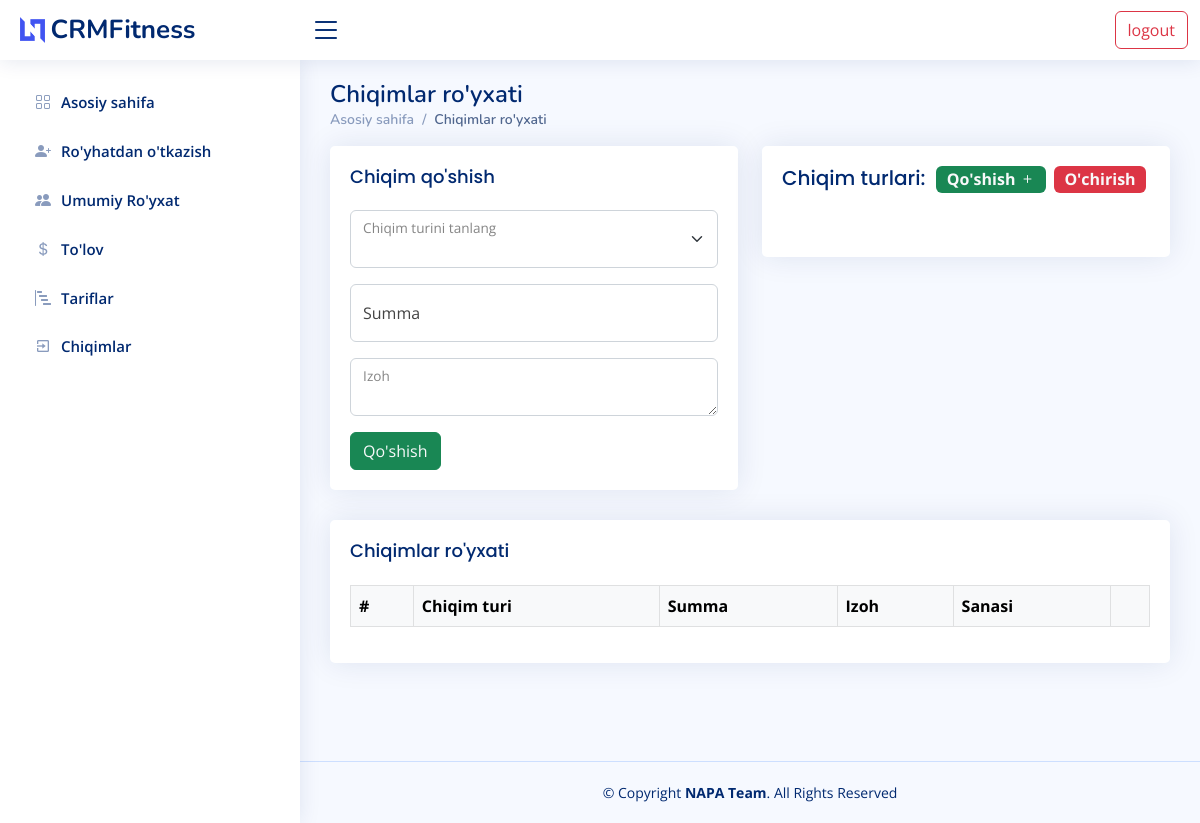
/expense (signed in), run on an earlier commit of the app's database.
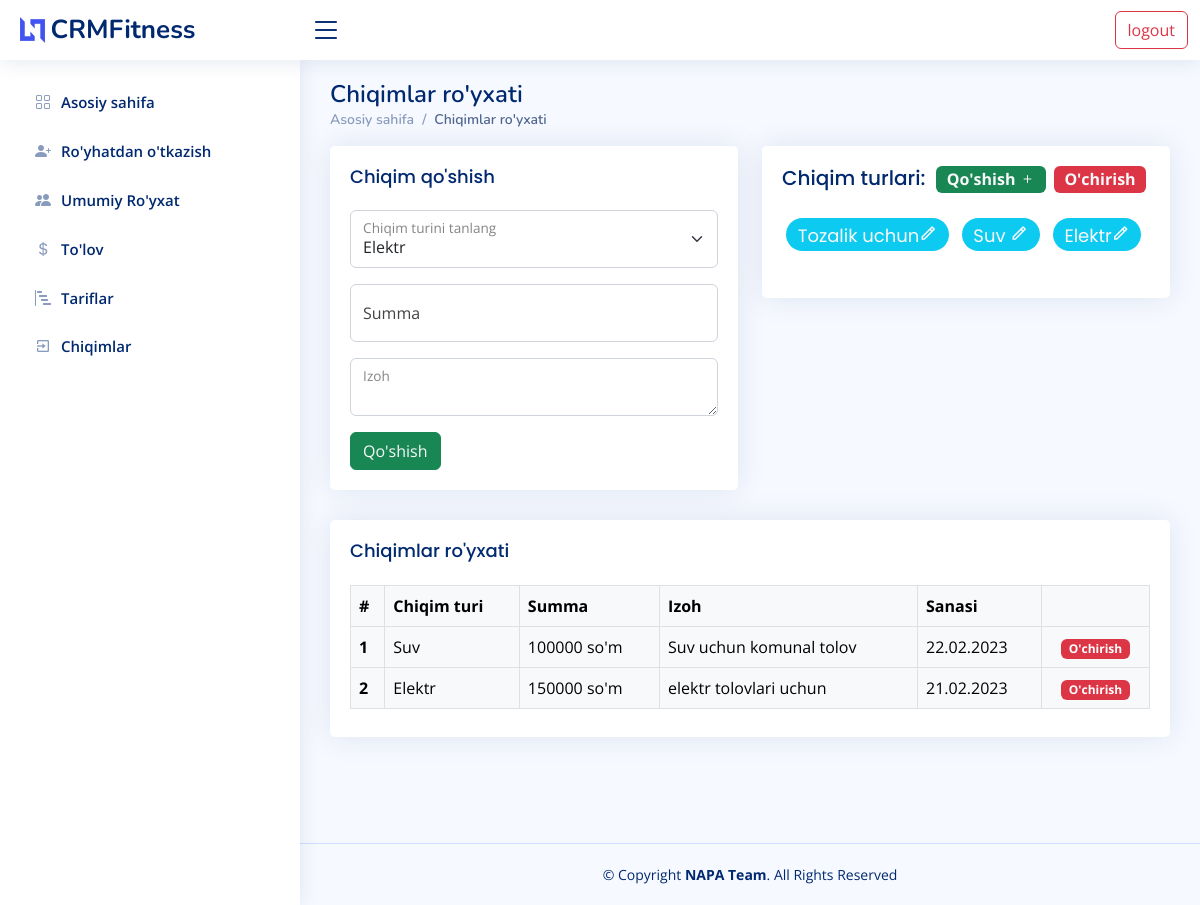
And on a later commit of the database.
### main/models.py (models this page shows, shortened)
class ExpenseCategory(models.Model):
    title = models.CharField(max_length=255)
    created = models.DateField("Qo'shilgan sana", auto_now_add=True)
    def __str__(self):
        return str(self.title)

class Expense(models.Model):
    category = models.ForeignKey(ExpenseCategory, on_delete=models.SET_NULL , related_name='expense_category', null=True, blank=True)
    summa = models.IntegerField(default=0)
    info = models.TextField(blank=True, null=True)
    created = models.DateField("Qo'shilgan sana", auto_now_add=True)

### main/t_view.py (the view, shortened to what this page needs)
# urls.py: path('expense', ExpenseView.as_view(), name='expense'),
class ExpenseView(View):
    @deco_login
    def get(self,request):
        expense_category = ExpenseCategory.objects.all()
        expense = Expense.objects.all().order_by('-id')
        context = {
            "expense_category":expense_category,
            'expense':expense
        }
        return render(request,'expense/main_expense.html',context)

### main/default_add.py (called while the page is built, shortened)
def default_add_month():
    clients = Client.objects.all()
    for client in clients:
        last_month = str(client.months.last().created).split('-')[1]
        this_month = datetime.datetime.now().strftime('%m')

def default_add_day():
    clients = Client.objects.all()
    for client in clients:
        try:
            last_day = str(client.months.last().days.last().date).split('-')[2]
            this_day = datetime.datetime.now().strftime('%d')
            cd = client.months.last().coming_days
            cm = client.months.last().came
            if cm >= cd or last_day == this_day:
                pass
        except:
            pass

### main/filter.py (called while the page is built)
def deco_login(fun):
    def wrapper(self,request,*args,**kwargs):
        if request.user.is_authenticated:
            return fun(self, request, *args, **kwargs)
        return redirect('main:login')
    return wrapper

### main/views.py (called while the page is built)
def add_day(request):
    default_add_day()
    return {"day":'added'}

def add_month(request):
    default_add_month()
    return {"month":'added'}

### templates/expense/main_expense.html (shortened to what the changed rows need)
{% extends 'wrapper.html' %}
{% block content %}
  <main id="main" class="main">
    <div class="pagetitle">
      <h1>Chiqimlar ro'yxati</h1>
    </div>
    <div class="row">
      <div class="col-md-6">
      <div class="card">
        <div class="card-body">
            <form action="" method="post">
              <div class="col-md-12">
                <div class="form-floating mb-3">
                  <select class="form-select" name="expense" id="floatingSelect" aria-label="State">
                    {% for c in expense_category %}
                    <option selected value="{{ c.id }}" >{{ c }}</option>
                    {% endfor %}
                  </select>
                  <label for="floatingSelect">Chiqim turini tanlang</label>
                </div>
              </div>
            </form>
          </div>
        </div>
      </div>
      <div class="col-md-6">
        <div class="card" style="overflow-y:scroll; max-height: 74.5%;">
          <div class=" card-body">
            <p class="card-title">
              {% for c in expense_category %}
              <span class="ex-btn category-{{ c.id }} badge rounded-pill bg-info text-light m-1" data-value="{{ c }}" style="font-size: 18px;">{{ c }}<a href="#" onclick="add('edit', '{{ c.id }}' )"><i class="ex-edit ri-pencil-line text-light ml-1 "></i></a></span>
              {% endfor %}
            </p>
          </div>
        </div>
      </div>
      <div class="col-md-12">
        <div class="card " style="overflow-y: scroll; max-height: 85%; ">
          <div class="card-body">
            <table class="table table-bordered table-hover table-light" >
              <thead>
                <tr>
                  <th scope="col">#</th>
                  <th scope="col">Chiqim turi</th>
                  <th scope="col">Summa</th>
                  <th scope="col">Izoh</th>
                  <th scope="col">Sanasi</th>
                  <th scope="col"></th>
                </tr>
              </thead>
              <tbody>
                  {% for e in expense %}
                  <tr class="c-{{ e.category.id }} e-{{ e.id }}">
                    <th scope="row">{{ forloop.counter }}</th>
                    <td>{{ e.category.title }}</td>
                    <td>{{ e.summa }} so'm</td>
                    <td>{{ e.info }}</td>
                    <td>{{ e.created | date:"d.m.Y " }}</td>
                    <td class="text-center"><span type="submit" onclick="delExpense('expense','{{ e.id }}')" class="badge bg-danger"> O'chirish</span></td>
                  </tr>
                  {% endfor %}
              </tbody>
            </table>
          </div>
        </div>
      </div>
    </div>
  </main>
{% endblock content %}

What changed in the data, as far as the page shows it:
added ExpenseCategory: title "Tozalik uchun"
added ExpenseCategory: title "Suv"
added ExpenseCategory: title "Elektr"
added Expense: category "Suv", summa "100000", info "Suv uchun komunal tolov", created "22.02.2023"
added Expense: category "Elektr", summa "150000", info "elektr tolovlari uchun", created "21.02.2023"
Also different on the page:
form field expense: (not shown) → "Elektr"
